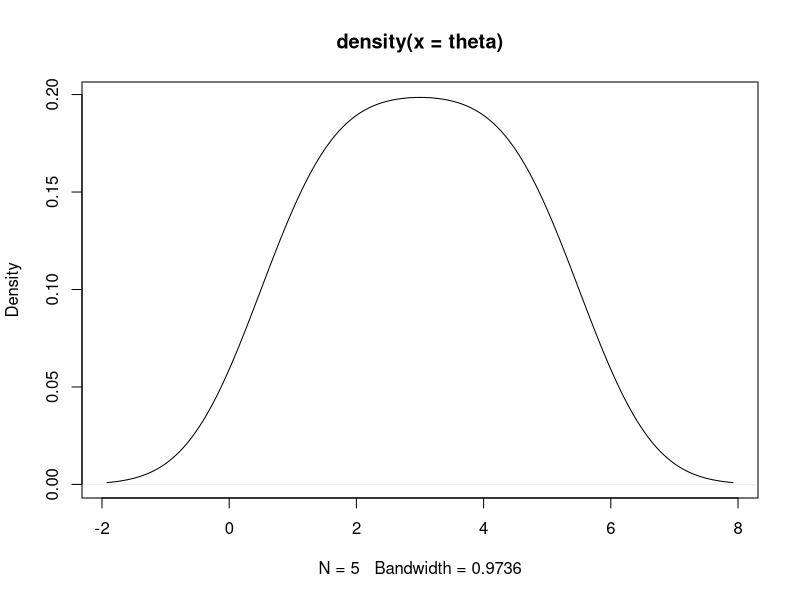

Here is the R script that generated this plot:
## ---- chunk 1
# Set seed for reproducibility
set.seed(123)

# Define sample sizes
n_values <- c(10, 100, 1000, 10000, 100000)

# Number of repetitions for each n
reps <- 3

# Initialize storage for results
results <- matrix(NA, nrow = length(n_values), ncol = 2 * reps)

# Loop over different values of n
for (i in 1:length(n_values)) {
  n <- n_values[i]
  
  # 初始化操作--创建一个长度为 reps 的数值向量，并初始化所有元素为 0。
  means <- numeric(reps) 
  sds <- numeric(reps)
  
  # Repeat simulation for each repetition
  for (j in 1:reps) {
    sample <- rnorm(n)  # Generate n samples from N(0,1)
    means[j] <- mean(sample)  # Compute sample mean
    sds[j] <- sd(sample)  # Compute sample standard deviation
  }
  
  # Store results
  results[i, ] <- c(rbind(means, sds))
}

# Convert results into a data frame
results_df <- as.data.frame(results)
colnames(results_df) <- c("Mean_1", "SD_1", "Mean_2", "SD_2", "Mean_3", "SD_3")
rownames(results_df) <- n_values

# Print results
print(results_df)

# Compute Monte Carlo errors for repetition 1
# sapply() is one of the apply() series of functions that apply some function to each element of a list or vector and return the vector.
mc_errors <- sapply(seq_along(n_values), function(i) sd(rnorm(n_values[i])) / sqrt(n_values[i]))  

# Print Monte Carlo errors
print(mc_errors)

## ---- chunk 2
theta <- c(1, 2, 3, 4, 5)
plot(density(theta), type="l")
